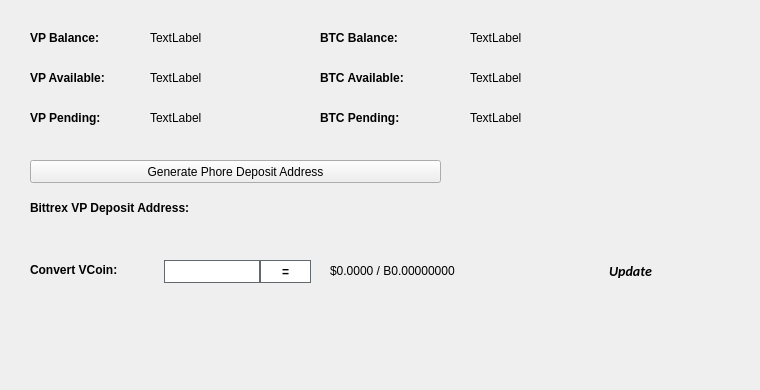
   <widget class="QWidget" name="BalanceTab">
    <attribute name="title">
     <string>Balance</string>
    </attribute>
    <widget class="QLabel" name="BitcoinBalanceLabel">
     <property name="geometry">
      <rect>
       <x>470</x>
       <y>30</y>
       <width>150</width>
       <height>16</height>
      </rect>
     </property>
     <property name="text">
      <string>TextLabel</string>
     </property>
    </widget>
    <widget class="QLabel" name="VPBalanceLabel">
     <property name="geometry">
      <rect>
       <x>150</x>
       <y>30</y>
       <width>150</width>
       <height>16</height>
      </rect>
     </property>
     <property name="text">
      <string>TextLabel</string>
     </property>
    </widget>
    <widget class="QLabel" name="label_11">
     <property name="geometry">
      <rect>
       <x>30</x>
       <y>30</y>
       <width>101</width>
       <height>16</height>
      </rect>
     </property>
     <property name="font">
      <font>
       <weight>75</weight>
       <bold>true</bold>
      </font>
     </property>
     <property name="text">
      <string>VP Balance:</string>
     </property>
    </widget>
    <widget class="QLabel" name="label_12">
     <property name="geometry">
      <rect>
       <x>320</x>
       <y>30</y>
       <width>101</width>
       <height>16</height>
      </rect>
     </property>
     <property name="font">
      <font>
       <weight>75</weight>
       <bold>true</bold>
      </font>
     </property>
     <property name="text">
      <string>BTC Balance:</string>
     </property>
    </widget>
    <widget class="QLabel" name="VPAvailableLabel_2">
     <property name="geometry">
      <rect>
       <x>150</x>
       <y>70</y>
       <width>150</width>
       <height>16</height>
      </rect>
     </property>
     <property name="text">
      <string>TextLabel</string>
     </property>
    </widget>
    <widget class="QLabel" name="label_13">
     <property name="geometry">
      <rect>
       <x>30</x>
       <y>70</y>
       <width>111</width>
       <height>16</height>
      </rect>
     </property>
     <property name="font">
      <font>
       <weight>75</weight>
       <bold>true</bold>
      </font>
     </property>
     <property name="text">
      <string>VP Available:</string>
     </property>
    </widget>
    <widget class="QLabel" name="label_14">
     <property name="geometry">
      <rect>
       <x>30</x>
       <y>110</y>
       <width>101</width>
       <height>16</height>
      </rect>
     </property>
     <property name="font">
      <font>
       <weight>75</weight>
       <bold>true</bold>
      </font>
     </property>
     <property name="text">
      <string>VP Pending:</string>
     </property>
    </widget>
    <widget class="QLabel" name="VPPendingLabel">
     <property name="geometry">
      <rect>
       <x>150</x>
       <y>110</y>
       <width>150</width>
       <height>16</height>
      </rect>
     </property>
     <property name="text">
      <string>TextLabel</string>
     </property>
    </widget>
    <widget class="QLabel" name="label_15">
     <property name="geometry">
      <rect>
       <x>320</x>
       <y>70</y>
       <width>111</width>
       <height>16</height>
      </rect>
     </property>
     <property name="font">
      <font>
       <weight>75</weight>
       <bold>true</bold>
      </font>
     </property>
     <property name="text">
      <string>BTC Available:</string>
     </property>
    </widget>
    <widget class="QLabel" name="BitcoinAvailableLabel">
     <property name="geometry">
      <rect>
       <x>470</x>
       <y>70</y>
       <width>150</width>
       <height>16</height>
      </rect>
     </property>
     <property name="text">
      <string>TextLabel</string>
     </property>
    </widget>
    <widget class="QLabel" name="label_31">
     <property name="geometry">
      <rect>
       <x>320</x>
       <y>110</y>
       <width>111</width>
       <height>16</height>
      </rect>
     </property>
     <property name="font">
      <font>
       <weight>75</weight>
       <bold>true</bold>
      </font>
     </property>
     <property name="text">
      <string>BTC Pending:</string>
     </property>
    </widget>
    <widget class="QLabel" name="BitcoinPendingLabel">
     <property name="geometry">
      <rect>
       <x>470</x>
       <y>110</y>
       <width>150</width>
       <height>16</height>
      </rect>
     </property>
     <property name="text">
      <string>TextLabel</string>
     </property>
    </widget>
    <widget class="QLabel" name="label_33">
     <property name="geometry">
      <rect>
       <x>30</x>
       <y>200</y>
       <width>221</width>
       <height>16</height>
      </rect>
     </property>
     <property name="font">
      <font>
       <weight>75</weight>
       <bold>true</bold>
      </font>
     </property>
     <property name="text">
      <string>Bittrex VP Deposit Address:</string>
     </property>
    </widget>
    <widget class="QPushButton" name="GenDepositBTN">
     <property name="geometry">
      <rect>
       <x>30</x>
       <y>160</y>
       <width>411</width>
       <height>23</height>
      </rect>
     </property>
     <property name="text">
      <string>Generate Phore Deposit Address</string>
     </property>
     <property name="icon">
      <iconset resource="../vpub.qrc">
       <normaloff>:/icons/bitcoin</normaloff>:/icons/bitcoin</iconset>
     </property>
    </widget>
    <widget class="QLabel" name="DepositAddressLabel">
     <property name="geometry">
      <rect>
       <x>200</x>
       <y>200</y>
       <width>261</width>
       <height>16</height>
      </rect>
     </property>
     <property name="palette">
      <palette>
       <active>
        <colorrole role="WindowText">
         <brush brushstyle="SolidPattern">
          <color alpha="255">
           <red>0</red>
           <green>0</green>
           <blue>0</blue>
          </color>
         </brush>
        </colorrole>
        <colorrole role="Text">
         <brush brushstyle="SolidPattern">
          <color alpha="255">
           <red>0</red>
           <green>0</green>
           <blue>255</blue>
          </color>
         </brush>
        </colorrole>
       </active>
       <inactive>
        <colorrole role="WindowText">
         <brush brushstyle="SolidPattern">
          <color alpha="255">
           <red>0</red>
           <green>0</green>
           <blue>0</blue>
          </color>
         </brush>
        </colorrole>
        <colorrole role="Text">
         <brush brushstyle="SolidPattern">
          <color alpha="255">
           <red>0</red>
           <green>0</green>
           <blue>255</blue>
          </color>
         </brush>
        </colorrole>
       </inactive>
       <disabled>
        <colorrole role="WindowText">
         <brush brushstyle="SolidPattern">
          <color alpha="255">
           <red>120</red>
           <green>120</green>
           <blue>120</blue>
          </color>
         </brush>
        </colorrole>
        <colorrole role="Text">
         <brush brushstyle="SolidPattern">
          <color alpha="255">
           <red>120</red>
           <green>120</green>
           <blue>120</blue>
          </color>
         </brush>
        </colorrole>
       </disabled>
      </palette>
     </property>
     <property name="font">
      <font>
       <weight>75</weight>
       <bold>true</bold>
      </font>
     </property>
     <property name="text">
      <string/>
     </property>
     <property name="alignment">
      <set>Qt::AlignRight|Qt::AlignTrailing|Qt::AlignVCenter</set>
     </property>
     <property name="textInteractionFlags">
      <set>Qt::LinksAccessibleByMouse|Qt::TextSelectableByKeyboard|Qt::TextSelectableByMouse</set>
     </property>
    </widget>
    <widget class="QLabel" name="label_8">
     <property name="geometry">
      <rect>
       <x>460</x>
       <y>300</y>
       <width>281</width>
       <height>81</height>
      </rect>
     </property>
     <property name="text">
      <string/>
     </property>
     <property name="pixmap">
      <pixmap>:/images/bittrex</pixmap>
     </property>
    </widget>
    <widget class="QWidget" name="widgetConversion" native="true">
     <property name="geometry">
      <rect>
       <x>0</x>
       <y>250</y>
       <width>751</width>
       <height>43</height>
      </rect>
     </property>
     <property name="minimumSize">
      <size>
       <width>0</width>
       <height>43</height>
      </size>
     </property>
     <property name="styleSheet">
      <string notr="true"/>
     </property>
     <widget class="QPushButton" name="btnUpdateMarketData">
      <property name="geometry">
       <rect>
        <x>575</x>
        <y>0</y>
        <width>111</width>
        <height>41</height>
       </rect>
      </property>
      <property name="sizePolicy">
       <sizepolicy hsizetype="Expanding" vsizetype="Expanding">
        <horstretch>0</horstretch>
        <verstretch>0</verstretch>
       </sizepolicy>
      </property>
      <property name="font">
       <font>
        <family>calibri</family>
        <pointsize>-1</pointsize>
        <weight>75</weight>
        <italic>true</italic>
        <bold>true</bold>
       </font>
      </property>
      <property name="styleSheet">
       <string notr="true">margin:0px;text-align:center;padding:2px;border-radius:3px;font-style:italic;width:100px;font-size:14px;font-family:calibri;font-weight:600;</string>
      </property>
      <property name="text">
       <string>Update</string>
      </property>
      <property name="iconSize">
       <size>
        <width>150</width>
        <height>35</height>
       </size>
      </property>
      <property name="autoDefault">
       <bool>true</bool>
      </property>
      <property name="default">
       <bool>true</bool>
      </property>
     </widget>
     <widget class="QLabel" name="lblConvertVCoin">
      <property name="geometry">
       <rect>
        <x>30</x>
        <y>10</y>
        <width>131</width>
        <height>20</height>
       </rect>
      </property>
      <property name="styleSheet">
       <string notr="true"/>
      </property>
      <property name="text">
       <string>&lt;html&gt;&lt;head/&gt;&lt;body&gt;&lt;p&gt;&lt;span style=&quot; font-weight:600;&quot;&gt;Convert VCoin:&lt;/span&gt;&lt;/p&gt;&lt;/body&gt;&lt;/html&gt;</string>
      </property>
     </widget>
     <widget class="QLineEdit" name="txtConvertVCoinQty">
      <property name="geometry">
       <rect>
        <x>160</x>
        <y>10</y>
        <width>100</width>
        <height>23</height>
       </rect>
      </property>
      <property name="minimumSize">
       <size>
        <width>100</width>
        <height>23</height>
       </size>
      </property>
      <property name="maximumSize">
       <size>
        <width>100</width>
        <height>16777215</height>
       </size>
      </property>
      <property name="styleSheet">
       <string notr="true">border: 1px solid #61696c;margin-left:4px;</string>
      </property>
     </widget>
     <widget class="QPushButton" name="btnConvertPhore">
      <property name="geometry">
       <rect>
        <x>260</x>
        <y>10</y>
        <width>51</width>
        <height>23</height>
       </rect>
      </property>
      <property name="minimumSize">
       <size>
        <width>0</width>
        <height>23</height>
       </size>
      </property>
      <property name="styleSheet">
       <string notr="true">border:1px solid #61696c;background:white;font-weight:600;</string>
      </property>
      <property name="text">
       <string>=</string>
      </property>
     </widget>
     <widget class="QLabel" name="lblConvertVCoinResults">
      <property name="geometry">
       <rect>
        <x>330</x>
        <y>0</y>
        <width>201</width>
        <height>41</height>
       </rect>
      </property>
      <property name="styleSheet">
       <string notr="true"/>
      </property>
      <property name="text">
       <string>$0.0000 / B0.00000000</string>
      </property>
     </widget>
     <widget class="QLabel" name="iconOverviewUpdateWait">
      <property name="geometry">
       <rect>
        <x>670</x>
        <y>10</y>
        <width>24</width>
        <height>24</height>
       </rect>
      </property>
      <property name="text">
       <string/>
      </property>
      <property name="pixmap">
       <pixmap resource="../vpub.qrc">:/icons/transaction_1</pixmap>
      </property>
      <property name="scaledContents">
       <bool>true</bool>
      </property>
      <property name="alignment">
       <set>Qt::AlignCenter</set>
      </property>
     </widget>
    </widget>
   </widget>
